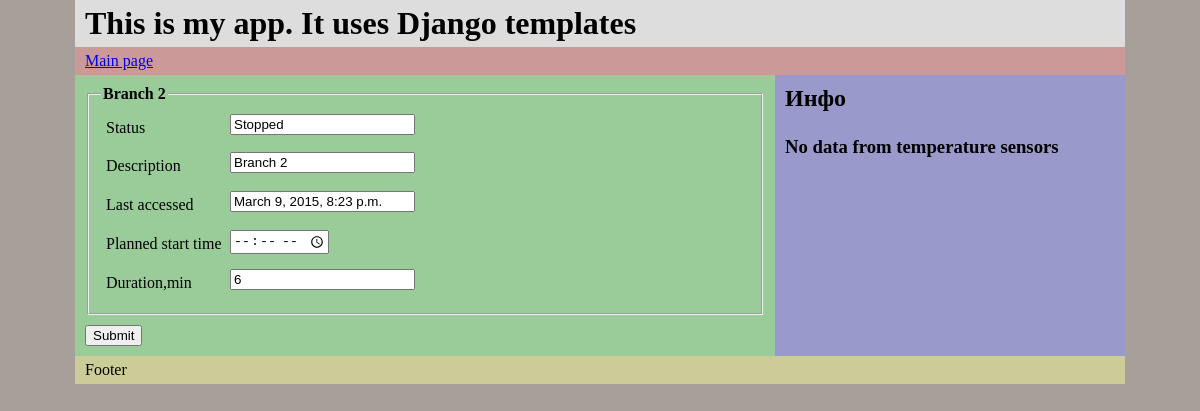
The page /branch/2/ on the database its author committed.
### watering/models.py (models this page shows, shortened)
class Branch(models.Model):
    leg = models.IntegerField(default=-1,max_length=2)
    descr = models.CharField(max_length=30)
    status = models.ForeignKey(Status)
    t_start_plan = models.TimeField(null=True, blank=True)
    t_start_fact = models.TimeField(null=True, blank=True)
    t_end_plan = models.TimeField(null=True, blank=True)
    t_end_fact = models.TimeField(null=True, blank=True)
    duration = models.IntegerField(default=30)
    monday = models.BooleanField(default=False)
    tuesday = models.BooleanField(default=False)
    wednesday = models.BooleanField(default=False)
    thursday = models.BooleanField(default=False)
    friday = models.BooleanField(default=False)
    saturday = models.BooleanField(default=False)
    sunday = models.BooleanField(default=False)
    last_accessed = models.DateTimeField(null=True)

class Status(models.Model):
    name = models.CharField(max_length=15)
    descr = models.CharField(max_length=30)
    def __str__(self):
        return self.descr

### watering/views/watering_view.py (the view)
# urls.py: url(r'^branch/(?P<pk>\d+)/$', BranchDetail.as_view(), name='branch-detail'),
class BranchDetail(DetailView, UpdateView):
    model = Branch
    context_object_name = 'branch'
    template_name = "watering/base_watering_branch_details.html"
    fields = ['descr', 't_start_plan', 'duration']
    def get_object(self):
        object = super(BranchDetail, self).get_object()
        object.last_accessed = timezone.now()
        object.save()
        return object

### templates/watering/base_watering_branch_details.html (shortened to what this page needs)
{% extends "watering/base_watering.html" %}
{% block header %}
    This is my app. It uses Django templates
{% endblock %}
{% block main %}
    <form class="cmxform" action="save" method="post">
        <fieldset>
            <legend>{{ branch.descr }}</legend>
            <ol>
                <li>
                    <label for="id_status">Status</label>
                    <input id="id_status" type="text" value="{{ branch.status }}" readonly="true"/>
                </li>
                <li>
                    <label for="id_descr">Description</label>
                    <input id="id_descr" name="descr" value="{{ branch.descr }}" type="text"/>
                </li>
                <li>
                    <label for="id_last_accessed">Last accessed</label>
                    <input id="id_last_accessed" value="{{ branch.last_accessed }}"/>
                </li>
                <li>
                    <label for="id_t_start">Planned start time</label>
                    <input id="id_t_start" value="{{ branch.t_start_plan }}" type="time"/>
                </li>
                <li>
                    <label for="id_duration">Duration,min</label>
                    <input id="id_duration" name='duration' value="{{ branch.duration }}" type="text"/>
                </li>
            </ol>
        </fieldset>
        <input type="submit" value="Submit"/>
    </form>
{% endblock %}

### watering/static/style.css (style rules this page uses)
body, html { margin: 0; padding: 0; color: #000; background: #a7a09a; }
form.cmxform fieldset { margin-bottom: 10px; }
form.cmxform legend { padding: 0 2px; font-weight: bold; }
form.cmxform label { display: inline-block; line-height: 1.8; vertical-align: top; }
form.cmxform fieldset ol { margin: 0; padding: 0; }
form.cmxform fieldset li { list-style: none; padding: 5px; margin: 0; }
form.cmxform label { width: 120px; }

### rows shown on the page
Branch: descr "Branch 2", status "Stopped", last_accessed "March 9, 2015, 8:23 p.m.", duration "6"
